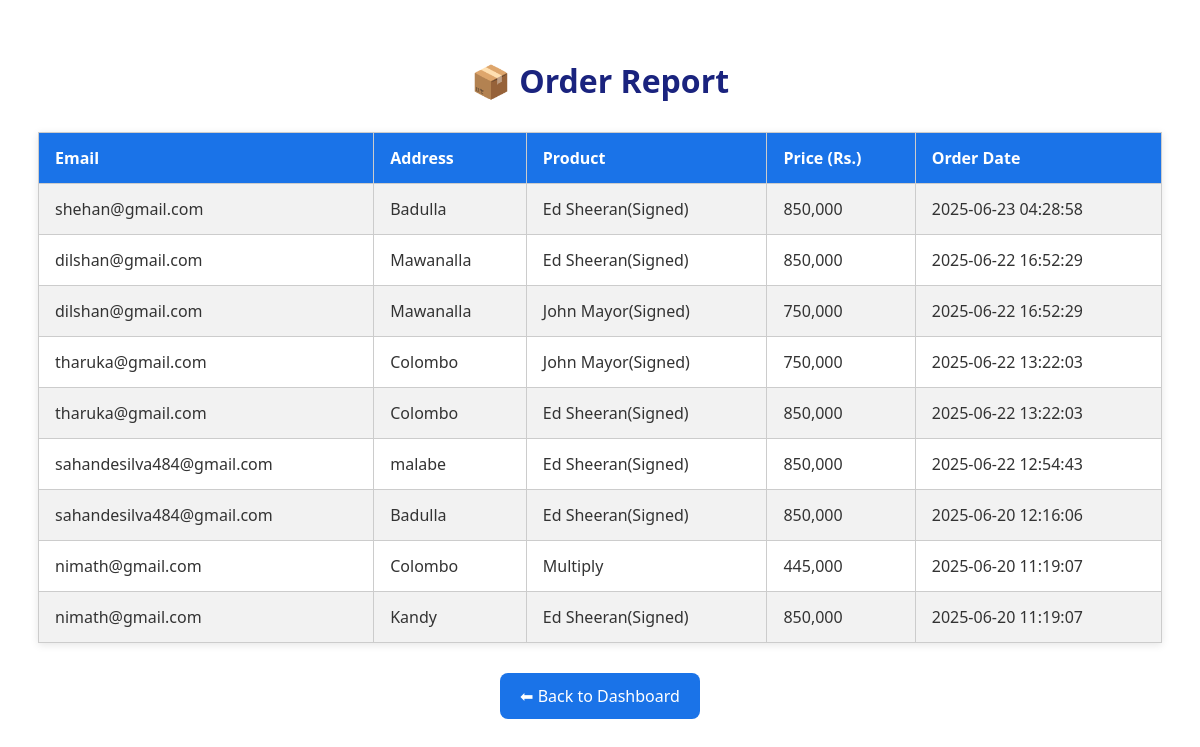
The page /order_report.php (signed in) on the database its author committed.
### tables this page shows
CREATE TABLE IF NOT EXISTS `orders` (
  `id` int NOT NULL AUTO_INCREMENT,
  `customer_email` varchar(255) NOT NULL,
  `product_name` varchar(255) NOT NULL,
  `price` decimal(10,2) NOT NULL,
  `order_date` timestamp NOT NULL DEFAULT CURRENT_TIMESTAMP,
  `address` text,
  PRIMARY KEY (`id`)
);

### order_report.php (the view, shortened to what this page needs)
<?php
$conn = new mysqli("localhost:3306", "root", "", "acoustichaven");
$sql = "SELECT customer_email, address, product_name, price, order_date FROM orders ORDER BY order_date DESC";
$result = $conn->query($sql);
?>
<!DOCTYPE html>
<html lang="en">
<head>
</head>
<body>
    <h1>📦 Order Report</h1>
    <table>
        <tr>
            <th>Email</th>
            <th>Address</th>
            <th>Product</th>
            <th>Price (Rs.)</th>
            <th>Order Date</th>
        </tr>
        <?php if ($result->num_rows > 0): ?>
            <?php while ($row = $result->fetch_assoc()): ?>
                <tr>
                    <td><?= htmlspecialchars($row['customer_email']) ?></td>
                    <td><?= nl2br(htmlspecialchars($row['address'])) ?></td>
                    <td><?= htmlspecialchars($row['product_name']) ?></td>
                    <td><?= number_format($row['price']) ?></td>
                    <td><?= htmlspecialchars($row['order_date']) ?></td>
                </tr>
            <?php endwhile; ?>
        <?php else: ?>
            <tr><td colspan="5">No orders found.</td></tr>
        <?php endif; ?>
    </table>
    <div style="text-align: center; margin-top: 30px;">
    <a href="dashboard.php" class="back-button">⬅ Back to Dashboard</a>
</div>
</body>
</html>

### order_report.php (style rules this page uses)
body { font-family: "Segoe UI", sans-serif; background-color: #ffffff; color: #333; padding: 30px; }
h1 { text-align: center; color: #1a237e; margin-bottom: 30px; }
table { width: 100%; border-collapse: collapse; margin-top: 20px; box-shadow: 0 2px 8px rgba(0, 0, 0, 0.1); }
th, td { padding: 14px 16px; border: 1px solid #ccc; text-align: left; }
th { background-color: #1a73e8; color: white; font-weight: bold; }
tr:nth-child(even) { background-color: #f2f2f2; }
.back-button { display: inline-block; background-color: #1a73e8; color: white; padding: 12px 20px; border-radius: 8px; text-decoration: none; font-size: 16px; transition: background-color 0.3s ease; }

### rows shown on the page
orders: customer_email "shehan@gmail.com", address "Badulla", product_name "Ed Sheeran(Signed)", price "850,000", order_date "2025-06-23 04:28:58"
orders: customer_email "dilshan@gmail.com", address "Mawanalla", product_name "Ed Sheeran(Signed)", price "850,000", order_date "2025-06-22 16:52:29"
orders: customer_email "dilshan@gmail.com", address "Mawanalla", product_name "John Mayor(Signed)", price "750,000", order_date "2025-06-22 16:52:29"
orders: customer_email "tharuka@gmail.com", address "Colombo", product_name "John Mayor(Signed)", price "750,000", order_date "2025-06-22 13:22:03"
orders: customer_email "tharuka@gmail.com", address "Colombo", product_name "Ed Sheeran(Signed)", price "850,000", order_date "2025-06-22 13:22:03"
orders: customer_email "sahandesilva484@gmail.com", address "malabe", product_name "Ed Sheeran(Signed)", price "850,000", order_date "2025-06-22 12:54:43"
orders: customer_email "sahandesilva484@gmail.com", address "Badulla", product_name "Ed Sheeran(Signed)", price "850,000", order_date "2025-06-20 12:16:06"
orders: customer_email "nimath@gmail.com", address "Colombo", product_name "Multiply", price "445,000", order_date "2025-06-20 11:19:07"
orders: customer_email "nimath@gmail.com", address "Kandy", product_name "Ed Sheeran(Signed)", price "850,000", order_date "2025-06-20 11:19:07"
